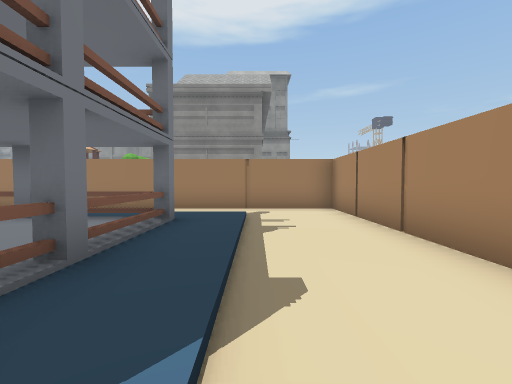
[1] (above)

13 first-person views from a walk through a 3-D level made in the Unity game engine. The camera is 1.5 m above the floor, tilts 2° down and sees 90° across. The floor is counted in squares, 2 m on a side. Each view is taken from the middle of a square. On the plan, view 1 faces up. The plan holds only what a view shows up to about 9 squares ahead; the rest is blank. The place goes on beyond the plan. Some surface patterns are stand-ins.

[2]
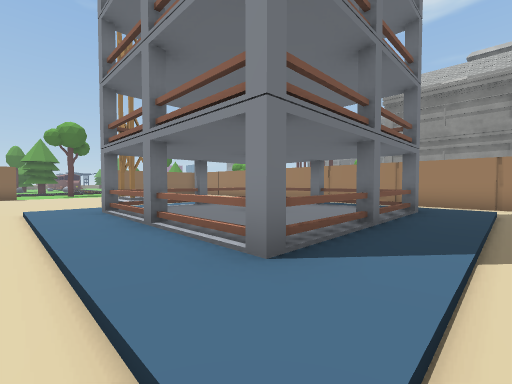

[3]
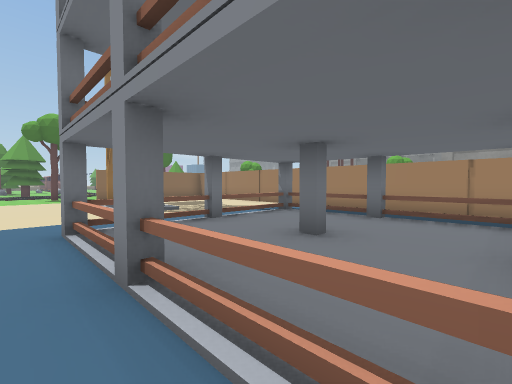

[4]
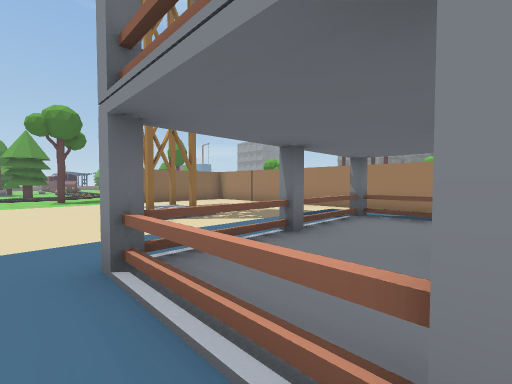

[5]
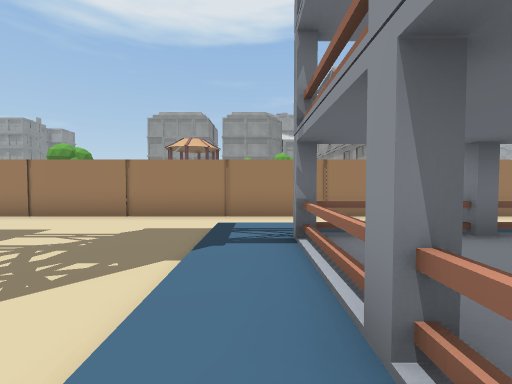

[6]
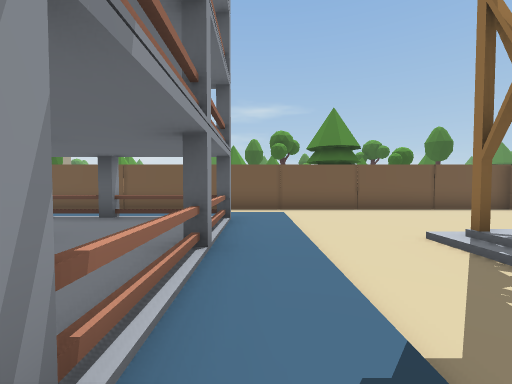

[7]
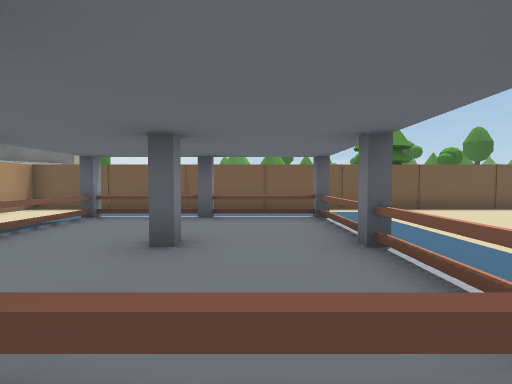

[8]
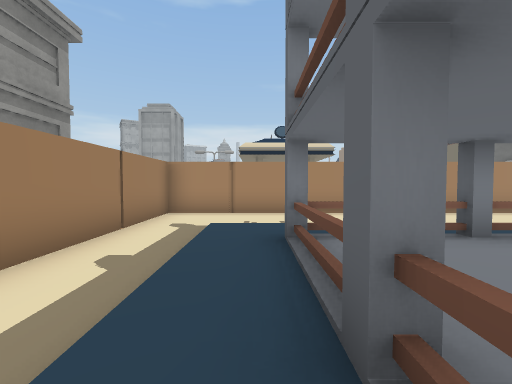

[9]
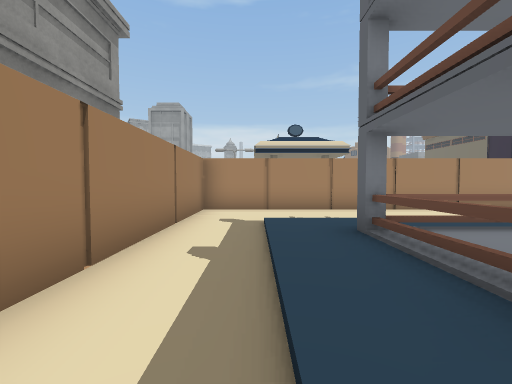

[10]
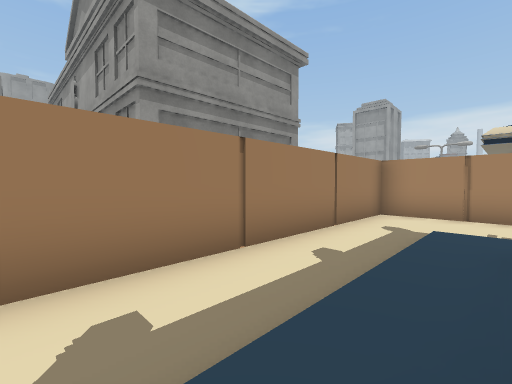

[11]
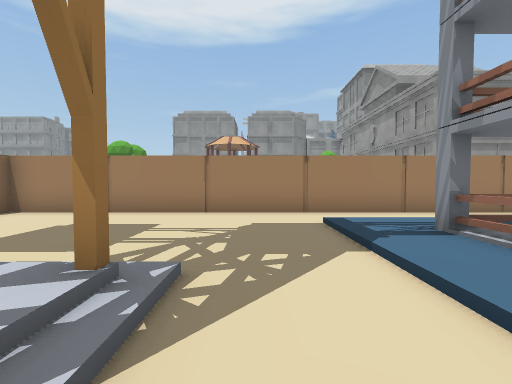

[12]
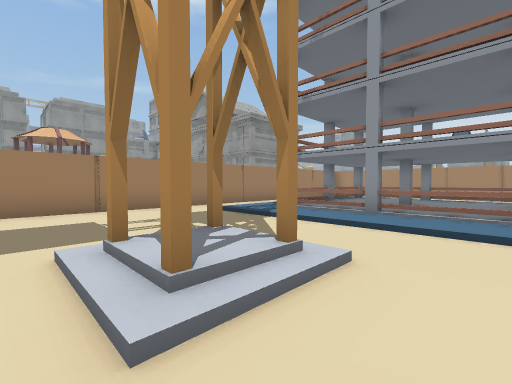

[13]
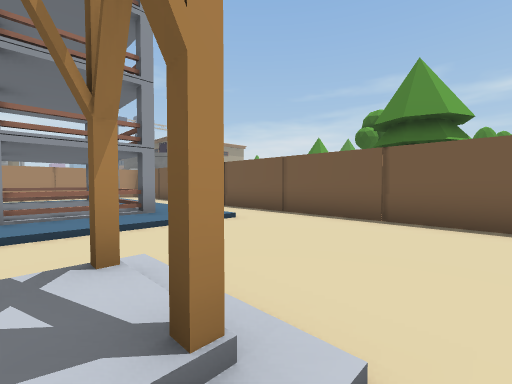

### Floor plan
Key: @ floor where view 1 was taken; # wall or solid block; x gap in a wall; . main floor; : floor 0.25 m higher than the main floor; / step, stairs or slope; = window, fence, low wall or low ledge; B building; T thing the floor can be seen under or through; R tree.
Columns run from 12 left of view 1 to 2 right of it. Each row starts with its distance up from view 1.
 14          B
 13          B
 12          B
 11          B
 10          B
  9          BBBB
  8 ###############
  7 ..............#
  6 .....////////.#
  5 .....:::::::/.#
  4 .....:TTTT=:/.#
  3 .##..:T:::T:/.#
  2 .##..:x:#:x:/.#
  1 .....:T:::T:/.#
  0 .....:TTTTT:@.#
 -1 .....:::::::/.#
 -2 ..............#
 -3 ###############
 -4
 -5  RR
 -6  RRR

Where each view was taken, in squares from view 1:
view 1: 0 up, 0 right, facing up
view 2: 2 down, 0 right, facing up-left
view 3: 1 down, 2 left, facing up-left
view 4: 1 down, 4 left, facing up-left
view 5: 1 up, 7 left, facing up
view 6: 5 up, 7 left, facing down
view 7: 5 up, 5 left, facing down
view 8: 5 up, 5 left, facing right
view 9: 6 up, 5 left, facing right
view 10: 5 up, 5 left, facing up-right
view 11: 1 up, 9 left, facing up
view 12: 0 up, 12 left, facing up-right
view 13: 2 up, 12 left, facing down-right
